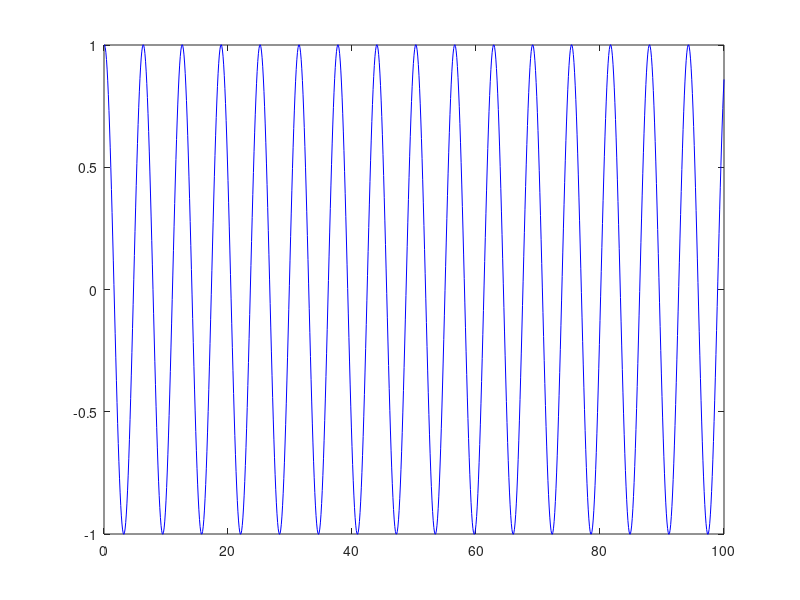
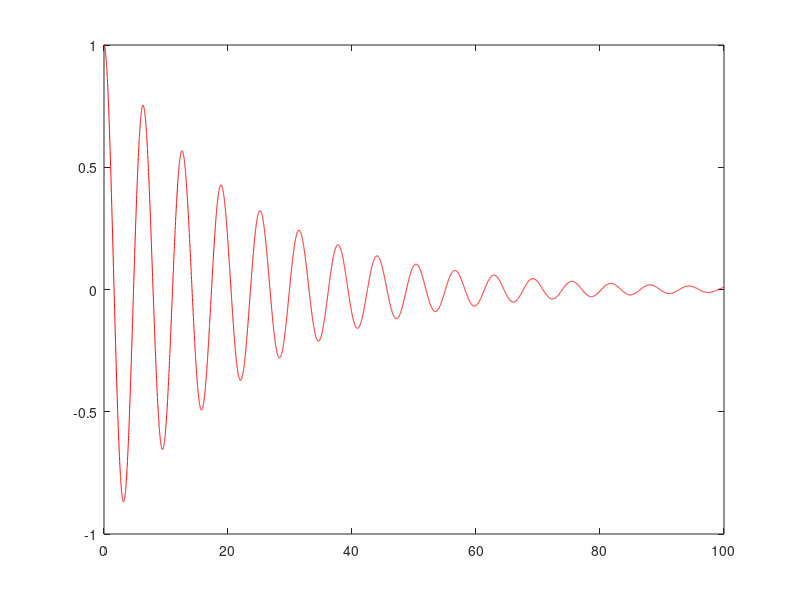

Reproduce these figures in MATLAB, in order.
function Ex1b

dt1 = 0.1; % large step size
dt2 = 0.01; % smaller step size
% Time points
Tmin = 0;
Tmax = 100;

T2 = Tmin:dt1:Tmax;
T3 = Tmin:dt2:Tmax;

m = 1;
c = 0.1;
k = 1;

% % Euler method with large step size

v(1) = 1;
v2(1) = 0;

 for t = 1:length(T2)-1
    v(t+1) = v(t)+dt1*v2(t);
    f = -(1/m)*((c*v2(t))+(k*v(t)));
    v2(t+1) = v2(t)+(dt1*f);
 end

figure
plot(T2,v,'Color','Blue')
ylim([-1 1]);
 
% Euler method with smaller step size

z(1) = 1;
w(1) = 0;

for t = 1:length(T3)-1

   z ( t+1 ) = z(t) + ( dt2 * w(t) );
   w ( t+1 ) = w(t) + ( dt2 * ( -1/m * ( ( c * w(t) ) + ( k * z(t) ) ) ) ); 

end

figure
plot(T3,z,'Color','Red')
ylim([-1 1]);

end